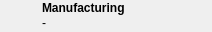
               <widget class="QWidget" name="widget_4" native="true">
                <property name="sizePolicy">
                 <sizepolicy hsizetype="Preferred" vsizetype="Preferred">
                  <horstretch>0</horstretch>
                  <verstretch>0</verstretch>
                 </sizepolicy>
                </property>
                <property name="minimumSize">
                 <size>
                  <width>0</width>
                  <height>32</height>
                 </size>
                </property>
                <property name="maximumSize">
                 <size>
                  <width>16777215</width>
                  <height>32</height>
                 </size>
                </property>
                <layout class="QHBoxLayout" name="horizontalLayout_2">
                 <property name="spacing">
                  <number>5</number>
                 </property>
                 <property name="leftMargin">
                  <number>5</number>
                 </property>
                 <property name="topMargin">
                  <number>0</number>
                 </property>
                 <property name="rightMargin">
                  <number>0</number>
                 </property>
                 <property name="bottomMargin">
                  <number>0</number>
                 </property>
                 <item>
                  <widget class="QLabel" name="prodIcon">
                   <property name="sizePolicy">
                    <sizepolicy hsizetype="Fixed" vsizetype="Fixed">
                     <horstretch>0</horstretch>
                     <verstretch>0</verstretch>
                    </sizepolicy>
                   </property>
                   <property name="minimumSize">
                    <size>
                     <width>32</width>
                     <height>32</height>
                    </size>
                   </property>
                   <property name="maximumSize">
                    <size>
                     <width>32</width>
                     <height>32</height>
                    </size>
                   </property>
                   <property name="frameShape">
                    <enum>QFrame::NoFrame</enum>
                   </property>
                   <property name="text">
                    <string/>
                   </property>
                   <property name="pixmap">
                    <pixmap resource="../../../../resources/icons_pq.qrc">:/pq/icons/pausequafe/bp/production.png</pixmap>
                   </property>
                  </widget>
                 </item>
                 <item>
                  <layout class="QVBoxLayout" name="verticalLayout_7">
                   <property name="spacing">
                    <number>0</number>
                   </property>
                   <item>
                    <widget class="QLabel" name="label_6">
                     <property name="sizePolicy">
                      <sizepolicy hsizetype="Preferred" vsizetype="Fixed">
                       <horstretch>0</horstretch>
                       <verstretch>0</verstretch>
                      </sizepolicy>
                     </property>
                     <property name="minimumSize">
                      <size>
                       <width>170</width>
                       <height>14</height>
                      </size>
                     </property>
                     <property name="maximumSize">
                      <size>
                       <width>16777215</width>
                       <height>14</height>
                      </size>
                     </property>
                     <property name="text">
                      <string>&lt;b&gt;Manufacturing&lt;/b&gt;</string>
                     </property>
                     <property name="textFormat">
                      <enum>Qt::AutoText</enum>
                     </property>
                    </widget>
                   </item>
                   <item>
                    <widget class="QLabel" name="prodLabel">
                     <property name="sizePolicy">
                      <sizepolicy hsizetype="Preferred" vsizetype="Fixed">
                       <horstretch>0</horstretch>
                       <verstretch>0</verstretch>
                      </sizepolicy>
                     </property>
                     <property name="minimumSize">
                      <size>
                       <width>170</width>
                       <height>14</height>
                      </size>
                     </property>
                     <property name="maximumSize">
                      <size>
                       <width>16777215</width>
                       <height>14</height>
                      </size>
                     </property>
                     <property name="text">
                      <string>-</string>
                     </property>
                    </widget>
                   </item>
                  </layout>
                 </item>
                </layout>
               </widget>
